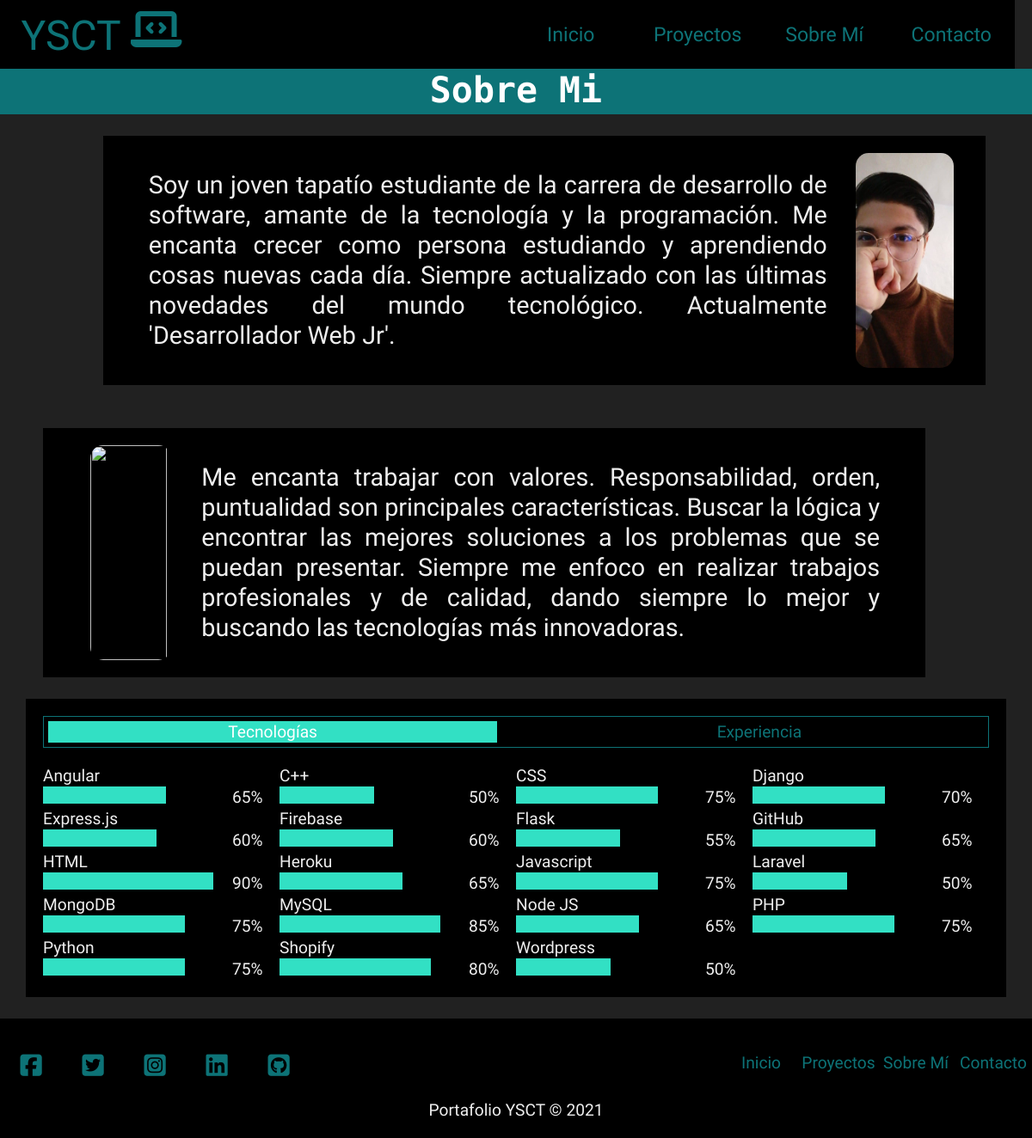
Page /sobre-mi/ on the committed database.
### experience/models.py (models this page shows, shortened)
class Lenguajes(models.Model):
    lenguaje = models.CharField(max_length=255, null=False)
    habilidad = models.IntegerField(max_length=100, null=False)
    class Meta:
        verbose_name="Lenguaje"
        verbose_name_plural="Lenguajes"

### experience/views.py (the view)
# urls.py: path('sobre-mi/', views.sobreMi, name="SobreMi"),
def sobreMi(request):
    tecno = Lenguajes.objects.order_by('lenguaje')
    experi = Experience.objects.all()
    return render(request, 'sobreMi.html', {
        'tecnologias': tecno,
        'experiencias': experi
    })

### experience/templates/sobreMi.html (shortened to what this page needs)
{% extends 'index.html' %}
{% load static %}
{% block content %}
<section id="sobreMi-p" >
    <h1 class="titulo-pagina">Sobre Mi</h1>
    <hr>
    <div id="quiensoy" class="col-2 divSobreMi">
        <div class="col-2">
            <p>
                Soy un joven tapatío estudiante de la carrera de desarrollo de software, amante de la tecnología y la programación.
                Me encanta crecer como persona estudiando y aprendiendo cosas nuevas cada día.
                Siempre actualizado con las últimas novedades del mundo tecnológico.
                Actualmente 'Desarrollador Web Jr'.
            </p>
            <img src="{% static 'img/Y1.jpg' %}">
        </div>
    </div>
    <div id="pasiones" class="col-2 divSobreMi">
        <div class="col-2">
            <img src="{% static 'img/sobrem2.jpg' %}" width="95%">
            <p>
                Me encanta trabajar con valores. Responsabilidad, orden, puntualidad son principales características.
                Buscar la lógica y encontrar las mejores soluciones a los problemas que se puedan presentar.
                Siempre me enfoco en realizar trabajos profesionales y de calidad, dando siempre lo mejor y buscando
                las tecnologías más innovadoras.
            </p>
        </div>
    </div>
    <div id="exp_cono" class="col-1">
        <div class="col-2" id="tabsexp">
            <span id="conotab" class="active" onclick="changeTab(conocont, expcont, tabcono, tabexp)">Tecnologías</span>
            <span id="exptab" onclick="changeTab(expcont, conocont, tabexp, tabcono);">Experiencia</span>
        </div>
        <div id="conoinfo">
            <div  class="col-4">
                {% for tecnologia in tecnologias %}
                    <div class="col-1">
                        <p>{{ tecnologia.lenguaje }}</p>
                        <div class="col-2" style="grid-template-columns: 80% 10%;">
                            <div style="width: {{ tecnologia.habilidad }}%; background: #32e0c4; height: 20px;"></div>
                            <span style="margin: auto">{{ tecnologia.habilidad }}%</span>
                        </div>
                    </div>
                {% endfor %}
            </div>
        </div>
    </div>
</section>
{% endblock %}

### main/templates/index.html (shortened to what this page needs)
{% load static %}
<!DOCTYPE html>
<html lang="en">
<head>
    <link rel="stylesheet" type="text/css" href="{% static 'css/styles.css' %}?2.8">
    <link rel="stylesheet" type="text/css" href="{%  static 'css/slider.css' %}?1.1">
</head>
<body>
    <header id="menu_nav">
        <div id="logotipo">
            <a href="{% url 'MainIndex' %}">YSCT <i class="fas fa-laptop-code"></i></a>
        </div>
        <nav class="col-4" id="navcompleto">
            <a href="{% url 'MainIndex' %}" ><span>Inicio</span></a>
            <a href="{% url 'Proyectos' %}"><span>Proyectos</span></a>
            <a href="{% url 'SobreMi' %}" ><span>Sobre Mí</span></a>
            <a href="{% url 'MainContacto' %}"><span>Contacto</span></a>
        </nav>
    </header>
    <main>
        {% block content %}
        {% endblock %}
    </main>
    <footer>
        <div id="footermenu" class="col-2">
            <div id="social_link" class="col-5">
                <a href="https://www.facebook.com/yared.chavezdeltoro/"><i class="fab fa-facebook-square"></i></a>
                <a href="https://twitter.com/YaredDelToro"><i class="fab fa-twitter-square"></i></a>
                <a href="https://www.instagram.com/yaredsct/"><i class="fab fa-instagram-square"></i></a>
                <a href="https://www.linkedin.com/in/yared-del-toro-41627a1b0/"><i class="fab fa-linkedin"></i></a>
                <a href="https://github.com/YSCT01"><i class="fab fa-github-square"></i></a>
            </div>
            <div id="footer_link">
                 <nav class="col-4">
                    <a href="{% url 'MainIndex' %}">Inicio</a>
                    <a  href="{% url 'Proyectos' %}">Proyectos</a>
                    <a href="{% url 'SobreMi' %}">Sobre Mí</a>
                    <a href="{% url 'MainContacto' %}">Contacto</a>
                </nav>
            </div>
        </div>
        <p id="footercopy">Portafolio YSCT &COPY; 2021</p>
    </footer>
</body>
</html>

### static/css/styles.css (style rules this page uses)
* { padding: 0; margin: 0; font-family: Arial; color: #333; text-decoration: none; list-style: none; overflow-x: hidden; }
body * { overflow-y: hidden; box-sizing: border-box; }
h1,h2,h3,h4 { font-family: 'Source Code Pro', monospace; color: #0d7377; text-align: center; }
h1 { font-size: 2em; }
p, span { text-align: justify; line-height: 25px; font-family:'Josefin Sans', sans-serif ; font-size: 1.2em; color:#EEEEEE; }
a,li, a > i { text-align: center; font-family: 'Josefin Sans', sans-serif; font-size: 1.2em; color: #0d7377; transition: 400ms; cursor: pointer; margin: auto; }
i { color:#0d7377; margin: auto; }
a > i { font-size: 1.5em; }
hr { border: 2px solid #0d7377; }
section { min-height: 60vh; }
.titulo-pagina { font-size: 2.6em; background: #0d7377; color:white; }
.col-1 { height: auto; width: 100%; display: grid; grid-template-columns: auto; }
.col-2 { height: auto; width: 100%; display: grid; grid-template-columns: 50% 50%; }
.col-4 { height: auto; width: 100%; display: grid; grid-template-columns: 25% 25% 25% 25%; }
.col-5 { height: auto; width: 100%; display: grid; grid-template-columns: 20% 20% 20% 20% 20%; }
body { background: #212121; }
header { width: calc(100vw - 20px); height: 80px; display: grid; grid-template-columns: 20% 50%; justify-content: space-between; background: black; }
header nav a { width: 100%; height:100%; margin: auto; display: flex; }
header nav a span { text-align: center; color:#0d7377; margin: auto; transition: 400ms; }
header #logotipo { display:grid; width: 100%; height: 100%; }
header #logotipo a { margin: auto; width: fit-content; font-size: 3em; }
header #logotipo a i { color:#0d7377; font-size: 1em; transition: 400ms; }
main { min-height: calc(100vh - 80px); }
footer { width: 100%; background: black; display: grid; padding: 20px 0; margin-top: 25px; }
#footermenu { grid-template-columns: 30% 30%; justify-content: space-between; margin: 20px 0; }
#footercopy { text-align: center; }
.divSobreMi { padding: 25px 0px; }
.divSobreMi div { width: 95%; margin: auto 0; background-color: black; padding: 20px; justify-content: space-evenly; }
.divSobreMi div p { font-size: 1.8em; line-height: 35px; margin: auto; }
.divSobreMi div img { height: 250px; margin: auto; border-radius: 15px; }
#sobreMi-p #quiensoy { grid-template-columns: 10% 90% }
#sobreMi-p #quiensoy div { grid-column-start: 2; margin-right:50px; grid-template-columns: 80% 10%; }
#sobreMi-p #pasiones { grid-template-columns: 90% 10%; }
#sobreMi-p #pasiones div { margin-left: 50px; grid-template-columns: 10% 80%; }
#exp_cono { width: 95%; margin: auto; background: black; padding: 20px; }
#exp_cono span { text-align: center; }
#exp_cono #tabsexp { width: 100%; border:1px solid #0d7377; margin-bottom: 20px; padding: 5px; grid-template-columns: 48% 48%; justify-content: space-between; }
#exp_cono #tabsexp span { color:#0d7377; transition: 400ms; }
#exp_cono #tabsexp span:not(.active):hover, #exp_cono #tabsexp span.active { background: #32e0c4; color:white; }
#conoinfo, #expinfo { min-height: 250px; }

### static/css/slider.css (style rules this page uses)
.active, .dot:hover { background-color: #32e0c4; }

### rows in the picture
Lenguajes: lenguaje "Angular", habilidad "65"
Lenguajes: lenguaje "C++", habilidad "50"
Lenguajes: lenguaje "CSS", habilidad "75"
Lenguajes: lenguaje "Django", habilidad "70"
Lenguajes: lenguaje "Express.js", habilidad "60"
Lenguajes: lenguaje "Firebase", habilidad "60"
Lenguajes: lenguaje "Flask", habilidad "55"
Lenguajes: lenguaje "GitHub", habilidad "65"
Lenguajes: lenguaje "HTML", habilidad "90"
Lenguajes: lenguaje "Heroku", habilidad "65"
Lenguajes: lenguaje "Javascript", habilidad "75"
Lenguajes: lenguaje "Laravel", habilidad "50"
Lenguajes: lenguaje "MongoDB", habilidad "75"
Lenguajes: lenguaje "MySQL", habilidad "85"
Lenguajes: lenguaje "Node JS", habilidad "65"
Lenguajes: lenguaje "PHP", habilidad "75"
Lenguajes: lenguaje "Python", habilidad "75"
Lenguajes: lenguaje "Shopify", habilidad "80"
Lenguajes: lenguaje "Wordpress", habilidad "50"
